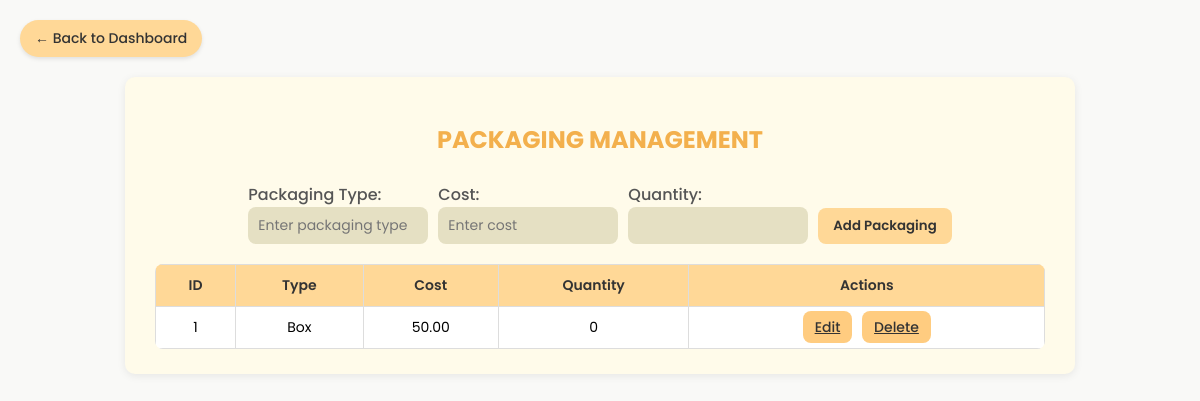
/packaging/, run on an earlier commit of the app's database.
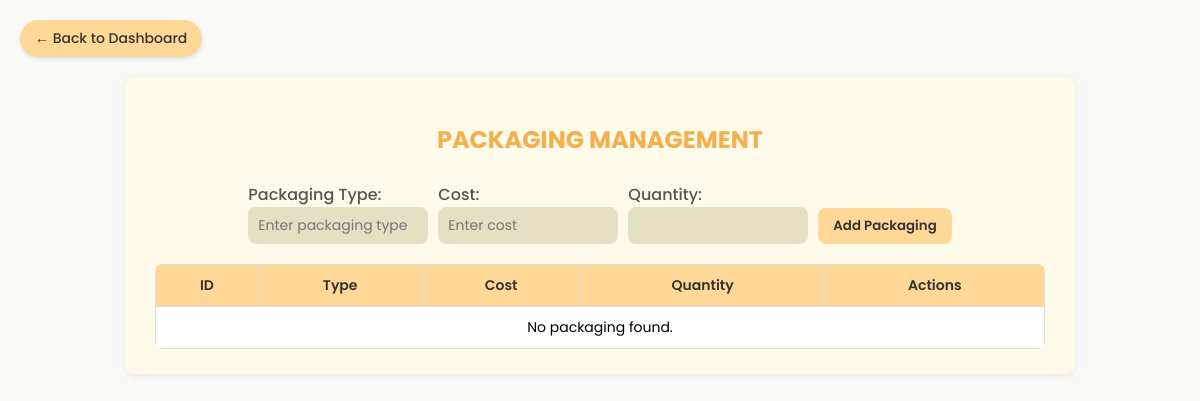
And on a later commit of the database.
### dashboard/models.py (models this page shows, shortened)
class Packaging(models.Model):
    type = models.CharField(max_length=100)
    cost = models.DecimalField(max_digits=6, decimal_places=2)
    quantity = models.PositiveIntegerField(default=0)
    is_available = models.BooleanField(default=True)
    created_at = models.DateTimeField(auto_now_add=True)

### dashboard/views.py (the view, shortened to what this page needs)
# urls.py: path('packaging/', views.packaging, name='packaging'),
def packaging(request):
    packaging_list = Packaging.objects.all()
    return render(request, 'dashboard/packaging.html', {'packaging_list': packaging_list})

### dashboard/templates/dashboard/packaging.html (shortened to what this page needs)
{% load static %}
<!DOCTYPE html>
<html lang="en">
<head>
  <link rel="stylesheet" href="{% static 'css/packaging.css' %}">
</head>
<body>
<a href="{% url 'home' %}" class="back-btn">← Back to Dashboard</a>
<div class="container">
  <h2>PACKAGING MANAGEMENT</h2>
  <div class="form-section">
    <form method="POST">
      <div style="display: flex; gap: 10px; align-items: flex-end; flex-wrap: wrap;">
        <div style="display: flex; flex-direction: column;">
          <label>Packaging Type:</label>
          <input type="text" name="type" value="{{ packaging_to_edit.type|default_if_none:'' }}" placeholder="Enter packaging type" required>
        </div>
        <div style="display: flex; flex-direction: column;">
          <label>Cost:</label>
          <input type="text" name="cost" value="{{ packaging_to_edit.cost|default_if_none:'' }}" placeholder="Enter cost" required>
        </div>
        <div style="display: flex; flex-direction: column;">
          <label>Quantity:</label>
          <input type="number" name="quantity" value="{{ packaging_to_edit.quantity|default_if_none:0 }}" min="0" required>
        </div>
        <div>
          <button type="submit" class="add-btn">
            {% if packaging_to_edit %}Update{% else %}Add Packaging{% endif %}
          </button>
        </div>
      </div>
    </form>
  </div>
  <table>
    <thead>
      <tr>
        <th>ID</th>
        <th>Type</th>
        <th>Cost</th>
        <th>Quantity</th>
        <th>Actions</th>
      </tr>
    </thead>
    <tbody id="tableBody">
      {% for pack in packaging_list %}
      <tr data-id="{{ pack.id }}">
        <td>{{ pack.id }}</td>
        <td>{{ pack.type }}</td>
        <td>{{ pack.cost }}</td>
        <td>{{ pack.quantity }}</td>
        <td>
          <a href="{% url 'update_packaging' pack.id %}" class="action-btn edit-btn">Edit</a>
          <a href="{% url 'delete_packaging' pack.id %}" class="action-btn delete-btn">Delete</a>
        </td>
      </tr>
      {% empty %}
      <tr><td colspan="5">No packaging found.</td></tr>
      {% endfor %}
    </tbody>
  </table>
</div>
</body>
</html>

What changed in the data, as far as the page shows it:
removed Packaging: id "1", type "Box", cost "50.00", quantity "0"
Also different on the page:
text now shown: "No packaging found."
